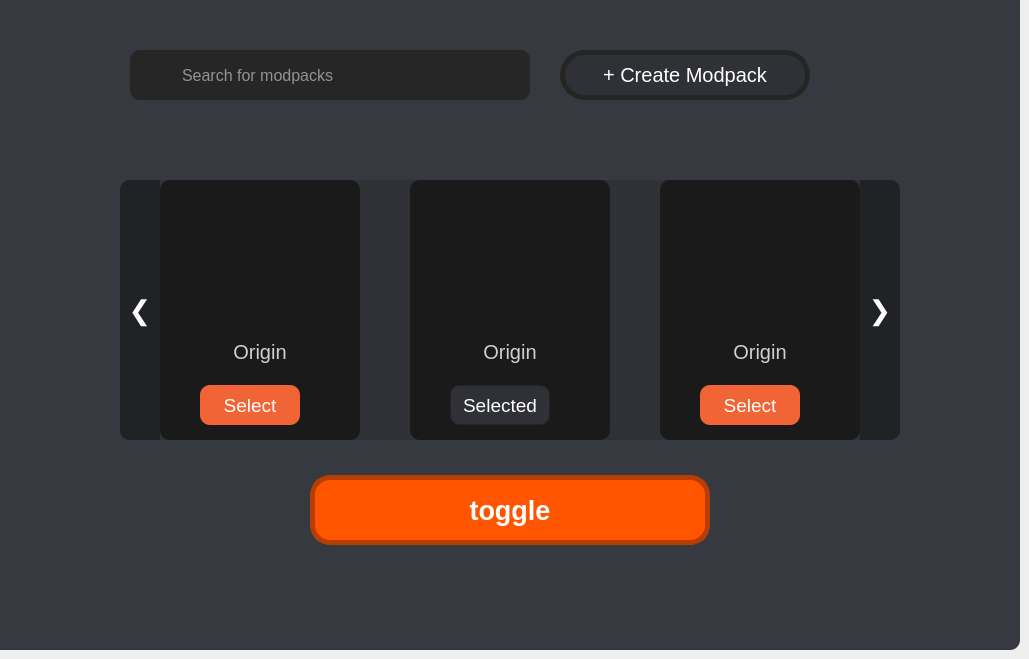
    <widget class="QWidget" name="modpackwid">
     <widget class="QFrame" name="frame_8">
      <property name="geometry">
       <rect>
        <x>0</x>
        <y>0</y>
        <width>1020</width>
        <height>650</height>
       </rect>
      </property>
      <property name="styleSheet">
       <string notr="true">background-color:rgb(54, 57, 63);
border-bottom-right-radius:10px;
outline:none;</string>
      </property>
      <property name="frameShape">
       <enum>QFrame::StyledPanel</enum>
      </property>
      <property name="frameShadow">
       <enum>QFrame::Raised</enum>
      </property>
      <widget class="QFrame" name="frame_9">
       <property name="geometry">
        <rect>
         <x>130</x>
         <y>50</y>
         <width>400</width>
         <height>50</height>
        </rect>
       </property>
       <property name="styleSheet">
        <string notr="true">background-color:rgb(38, 38, 38);
border-radius:10px;
color:white;
font:12pt;</string>
       </property>
       <property name="frameShape">
        <enum>QFrame::StyledPanel</enum>
       </property>
       <property name="frameShadow">
        <enum>QFrame::Raised</enum>
       </property>
       <widget class="QLabel" name="label_8">
        <property name="geometry">
         <rect>
          <x>10</x>
          <y>10</y>
          <width>30</width>
          <height>30</height>
         </rect>
        </property>
        <property name="text">
         <string/>
        </property>
        <property name="pixmap">
         <pixmap resource="../qrf.qrc">:/rf/Pictures/Saved Pictures/14506599291585491858-128.png</pixmap>
        </property>
        <property name="scaledContents">
         <bool>true</bool>
        </property>
       </widget>
       <widget class="QLineEdit" name="searchmp">
        <property name="geometry">
         <rect>
          <x>50</x>
          <y>0</y>
          <width>350</width>
          <height>50</height>
         </rect>
        </property>
        <property name="styleSheet">
         <string notr="true">background-color:rgb(38, 38, 38);
border-radius:10px;
color:white;
font:12pt;
QLineEdit[text=\\]{
	color: gray;
};</string>
        </property>
        <property name="maxLength">
         <number>255</number>
        </property>
        <property name="placeholderText">
         <string>Search for modpacks</string>
        </property>
       </widget>
      </widget>
      <widget class="QPushButton" name="creatempbtn">
       <property name="geometry">
        <rect>
         <x>560</x>
         <y>50</y>
         <width>250</width>
         <height>50</height>
        </rect>
       </property>
       <property name="cursor">
        <cursorShape>PointingHandCursor</cursorShape>
       </property>
       <property name="styleSheet">
        <string notr="true">QPushButton {
background-color: rgb(47, 49, 54);
border:5px solid rgb(37, 37, 37);
border-radius:25px;
color:white;
font:15pt;
}
QPushButton:hover {
background-color:rgb(37, 37, 37);

}</string>
       </property>
       <property name="text">
        <string>+ Create Modpack</string>
       </property>
      </widget>
      <widget class="QFrame" name="frame_10">
       <property name="geometry">
        <rect>
         <x>120</x>
         <y>180</y>
         <width>780</width>
         <height>260</height>
        </rect>
       </property>
       <property name="styleSheet">
        <string notr="true">background-color:rgb(47, 49, 54);
border-radius:10px;
color:white;
</string>
       </property>
       <property name="frameShape">
        <enum>QFrame::StyledPanel</enum>
       </property>
       <property name="frameShadow">
        <enum>QFrame::Raised</enum>
       </property>
       <widget class="QFrame" name="mpack_1">
        <property name="geometry">
         <rect>
          <x>40</x>
          <y>0</y>
          <width>200</width>
          <height>260</height>
         </rect>
        </property>
        <property name="styleSheet">
         <string notr="true">background-color:rgb(26, 26, 26);
border-radius:10px;</string>
        </property>
        <property name="frameShape">
         <enum>QFrame::StyledPanel</enum>
        </property>
        <property name="frameShadow">
         <enum>QFrame::Raised</enum>
        </property>
        <widget class="QLabel" name="packicon_1">
         <property name="geometry">
          <rect>
           <x>0</x>
           <y>0</y>
           <width>200</width>
           <height>150</height>
          </rect>
         </property>
         <property name="styleSheet">
          <string notr="true">background-color:none;

</string>
         </property>
         <property name="text">
          <string/>
         </property>
         <property name="pixmap">
          <pixmap resource="../qrf.qrc">:/rf/Pictures/Saved Pictures/defaultmpicon.png</pixmap>
         </property>
         <property name="scaledContents">
          <bool>true</bool>
         </property>
        </widget>
        <widget class="QPushButton" name="selectpack_1">
         <property name="geometry">
          <rect>
           <x>40</x>
           <y>205</y>
           <width>100</width>
           <height>40</height>
          </rect>
         </property>
         <property name="cursor">
          <cursorShape>PointingHandCursor</cursorShape>
         </property>
         <property name="layoutDirection">
          <enum>Qt::LeftToRight</enum>
         </property>
         <property name="styleSheet">
          <string notr="true">background-color:rgb(241, 100, 54);
color:white;
font:14pt;</string>
         </property>
         <property name="text">
          <string>Select</string>
         </property>
        </widget>
        <widget class="QPushButton" name="packconfig_1">
         <property name="geometry">
          <rect>
           <x>155</x>
           <y>210</y>
           <width>30</width>
           <height>30</height>
          </rect>
         </property>
         <property name="cursor">
          <cursorShape>PointingHandCursor</cursorShape>
         </property>
         <property name="text">
          <string/>
         </property>
         <property name="icon">
          <iconset resource="../qrf.qrc">
           <normaloff>:/rf/Pictures/Saved Pictures/repairing-service.png</normaloff>:/rf/Pictures/Saved Pictures/repairing-service.png</iconset>
         </property>
         <property name="iconSize">
          <size>
           <width>25</width>
           <height>25</height>
          </size>
         </property>
        </widget>
        <widget class="QLabel" name="packname_1">
         <property name="geometry">
          <rect>
           <x>5</x>
           <y>160</y>
           <width>190</width>
           <height>40</height>
          </rect>
         </property>
         <property name="styleSheet">
          <string notr="true">color:rgb(208, 208, 208);
font:15pt</string>
         </property>
         <property name="text">
          <string>Origin</string>
         </property>
         <property name="scaledContents">
          <bool>false</bool>
         </property>
         <property name="alignment">
          <set>Qt::AlignHCenter|Qt::AlignTop</set>
         </property>
         <property name="wordWrap">
          <bool>true</bool>
         </property>
        </widget>
        <zorder>packicon_1</zorder>
        <zorder>selectpack_1</zorder>
        <zorder>packname_1</zorder>
        <zorder>packconfig_1</zorder>
       </widget>
       <widget class="QFrame" name="mpack_2">
        <property name="geometry">
         <rect>
          <x>290</x>
          <y>0</y>
          <width>200</width>
          <height>260</height>
         </rect>
        </property>
        <property name="styleSheet">
         <string notr="true">background-color:rgb(26, 26, 26);
border-radius:10px;</string>
        </property>
        <property name="frameShape">
         <enum>QFrame::StyledPanel</enum>
        </property>
        <property name="frameShadow">
         <enum>QFrame::Raised</enum>
        </property>
        <widget class="QLabel" name="packicon_2">
         <property name="geometry">
          <rect>
           <x>0</x>
           <y>0</y>
           <width>200</width>
           <height>150</height>
          </rect>
         </property>
         <property name="styleSheet">
          <string notr="true">background-color:none;

</string>
         </property>
         <property name="text">
          <string/>
         </property>
         <property name="pixmap">
          <pixmap resource="../qrf.qrc">:/rf/Pictures/Saved Pictures/defaultmpicon.png</pixmap>
         </property>
         <property name="scaledContents">
          <bool>true</bool>
         </property>
        </widget>
        <widget class="QPushButton" name="selectpack_2">
         <property name="geometry">
          <rect>
           <x>40</x>
           <y>205</y>
           <width>100</width>
           <height>40</height>
          </rect>
         </property>
         <property name="cursor">
          <cursorShape>PointingHandCursor</cursorShape>
         </property>
         <property name="layoutDirection">
          <enum>Qt::LeftToRight</enum>
         </property>
         <property name="styleSheet">
          <string notr="true">background-color: rgb(47, 49, 54);
border:1px solid rgb(37, 37, 37);
color:white;
font:14pt;</string>
         </property>
         <property name="text">
          <string>Selected</string>
         </property>
        </widget>
        <widget class="QLabel" name="packname_2">
         <property name="geometry">
          <rect>
           <x>5</x>
           <y>160</y>
           <width>190</width>
           <height>40</height>
          </rect>
         </property>
         <property name="styleSheet">
          <string notr="true">color:rgb(208, 208, 208);
font:15pt</string>
         </property>
         <property name="text">
          <string>Origin</string>
         </property>
         <property name="scaledContents">
          <bool>false</bool>
         </property>
         <property name="alignment">
          <set>Qt::AlignHCenter|Qt::AlignTop</set>
         </property>
         <property name="wordWrap">
          <bool>true</bool>
         </property>
        </widget>
        <widget class="QPushButton" name="packconfig_2">
         <property name="geometry">
          <rect>
           <x>155</x>
           <y>210</y>
           <width>30</width>
           <height>30</height>
          </rect>
         </property>
         <property name="cursor">
          <cursorShape>PointingHandCursor</cursorShape>
         </property>
         <property name="text">
          <string/>
         </property>
         <property name="icon">
          <iconset resource="../qrf.qrc">
           <normaloff>:/rf/Pictures/Saved Pictures/repairing-service.png</normaloff>:/rf/Pictures/Saved Pictures/repairing-service.png</iconset>
         </property>
         <property name="iconSize">
          <size>
           <width>25</width>
           <height>25</height>
          </size>
         </property>
        </widget>
       </widget>
       <widget class="QFrame" name="mpack_3">
        <property name="geometry">
         <rect>
          <x>540</x>
          <y>0</y>
          <width>200</width>
          <height>260</height>
         </rect>
        </property>
        <property name="styleSheet">
         <string notr="true">background-color:rgb(26, 26, 26);
border-radius:10px;</string>
        </property>
        <property name="frameShape">
         <enum>QFrame::StyledPanel</enum>
        </property>
        <property name="frameShadow">
         <enum>QFrame::Raised</enum>
        </property>
        <widget class="QLabel" name="packicon_3">
         <property name="geometry">
          <rect>
           <x>0</x>
           <y>0</y>
           <width>200</width>
           <height>150</height>
          </rect>
         </property>
         <property name="styleSheet">
          <string notr="true">background-color:none;

</string>
         </property>
         <property name="text">
          <string/>
         </property>
         <property name="pixmap">
          <pixmap resource="../qrf.qrc">:/rf/Pictures/Saved Pictures/defaultmpicon.png</pixmap>
         </property>
         <property name="scaledContents">
          <bool>true</bool>
         </property>
        </widget>
        <widget class="QPushButton" name="selectpack_3">
         <property name="geometry">
          <rect>
           <x>40</x>
           <y>205</y>
           <width>100</width>
           <height>40</height>
          </rect>
         </property>
         <property name="cursor">
          <cursorShape>PointingHandCursor</cursorShape>
         </property>
         <property name="layoutDirection">
          <enum>Qt::LeftToRight</enum>
         </property>
         <property name="styleSheet">
          <string notr="true">background-color:rgb(241, 100, 54);
color:white;
font:14pt;</string>
         </property>
         <property name="text">
          <string>Select</string>
         </property>
        </widget>
        <widget class="QLabel" name="packname_3">
         <property name="geometry">
          <rect>
           <x>5</x>
           <y>160</y>
           <width>190</width>
           <height>40</height>
          </rect>
         </property>
         <property name="styleSheet">
          <string notr="true">color:rgb(208, 208, 208);
font:15pt</string>
         </property>
         <property name="text">
          <string>Origin</string>
         </property>
         <property name="scaledContents">
          <bool>false</bool>
         </property>
         <property name="alignment">
          <set>Qt::AlignHCenter|Qt::AlignTop</set>
         </property>
         <property name="wordWrap">
          <bool>true</bool>
         </property>
        </widget>
        <widget class="QPushButton" name="packconfig_3">
         <property name="geometry">
          <rect>
           <x>155</x>
           <y>210</y>
           <width>30</width>
           <height>30</height>
          </rect>
         </property>
         <property name="cursor">
          <cursorShape>PointingHandCursor</cursorShape>
         </property>
         <property name="text">
          <string/>
         </property>
         <property name="icon">
          <iconset resource="../qrf.qrc">
           <normaloff>:/rf/Pictures/Saved Pictures/repairing-service.png</normaloff>:/rf/Pictures/Saved Pictures/repairing-service.png</iconset>
         </property>
         <property name="iconSize">
          <size>
           <width>25</width>
           <height>25</height>
          </size>
         </property>
        </widget>
       </widget>
       <widget class="QPushButton" name="nextmp">
        <property name="geometry">
         <rect>
          <x>740</x>
          <y>0</y>
          <width>40</width>
          <height>260</height>
         </rect>
        </property>
        <property name="cursor">
         <cursorShape>PointingHandCursor</cursorShape>
        </property>
        <property name="styleSheet">
         <string notr="true">QPushButton {
background-color:rgb(32, 34, 37);
color:white;
font:20pt;
border-top-left-radius:0px;
border-top-right-radius:10px;
border-bottom-left-radius:0px;
border-bottom-right-radius:10px;
}
QPushButton:hover {
background-color:rgb(38, 38, 38);
font:22pt;
}</string>
        </property>
        <property name="text">
         <string>❯</string>
        </property>
       </widget>
       <widget class="QPushButton" name="backmp">
        <property name="geometry">
         <rect>
          <x>0</x>
          <y>0</y>
          <width>40</width>
          <height>260</height>
         </rect>
        </property>
        <property name="cursor">
         <cursorShape>PointingHandCursor</cursorShape>
        </property>
        <property name="styleSheet">
         <string notr="true">QPushButton {
background-color:rgb(32, 34, 37);
color:white;
font:20pt;
border-top-left-radius:10px;
border-top-right-radius:0px;
border-bottom-left-radius:10px;
border-bottom-right-radius:0px;
}
QPushButton:hover {
background-color:rgb(38, 38, 38);
font:22pt;
}</string>
        </property>
        <property name="text">
         <string>❮</string>
        </property>
       </widget>
       <widget class="QLabel" name="waitmp">
        <property name="geometry">
         <rect>
          <x>40</x>
          <y>0</y>
          <width>700</width>
          <height>260</height>
         </rect>
        </property>
        <property name="styleSheet">
         <string notr="true">font:25pt;</string>
        </property>
        <property name="text">
         <string/>
        </property>
        <property name="alignment">
         <set>Qt::AlignCenter</set>
        </property>
       </widget>
       <zorder>nextmp</zorder>
       <zorder>backmp</zorder>
       <zorder>waitmp</zorder>
       <zorder>mpack_3</zorder>
       <zorder>mpack_2</zorder>
       <zorder>mpack_1</zorder>
      </widget>
      <widget class="QPushButton" name="togglemp">
       <property name="geometry">
        <rect>
         <x>310</x>
         <y>475</y>
         <width>400</width>
         <height>70</height>
        </rect>
       </property>
       <property name="cursor">
        <cursorShape>PointingHandCursor</cursorShape>
       </property>
       <property name="styleSheet">
        <string notr="true">QPushButton {
outline: none;
border:5px solid rgb(184, 61, 0);
border-radius:20px;
background-color:rgb(255, 85, 0);
font:20pt;
color:white;
font-weight: bold;
}
QPushButton:hover {
outline: none;
border:none;
border-radius: 20px;
background-color:rgb(184, 61, 0);
color:qconicalgradient(cx:0, cy:0, angle:135, stop:0 rgba(255, 255, 0, 69), stop:0.375 rgba(255, 255, 0, 69), stop:0.423533 rgba(251, 255, 0, 145), stop:0.45 rgba(247, 255, 0, 208), stop:0.477581 rgba(255, 244, 71, 130), stop:0.518717 rgba(255, 218, 71, 130), stop:0.55 rgba(255, 255, 0, 255), stop:0.57754 rgba(255, 203, 0, 130), stop:0.625 rgba(255, 255, 0, 69), stop:1 rgba(255, 255, 0, 69));
 }</string>
       </property>
       <property name="text">
        <string>toggle</string>
       </property>
      </widget>
      <widget class="QPushButton" name="MPFolder_1">
       <property name="geometry">
        <rect>
         <x>830</x>
         <y>50</y>
         <width>50</width>
         <height>50</height>
        </rect>
       </property>
       <property name="cursor">
        <cursorShape>PointingHandCursor</cursorShape>
       </property>
       <property name="styleSheet">
        <string notr="true">border:none;
background-color:none;
outline:none</string>
       </property>
       <property name="text">
        <string/>
       </property>
       <property name="icon">
        <iconset resource="../qrf.qrc">
         <normaloff>:/rf/Pictures/Saved Pictures/folderico.png</normaloff>:/rf/Pictures/Saved Pictures/folderico.png</iconset>
       </property>
       <property name="iconSize">
        <size>
         <width>50</width>
         <height>50</height>
        </size>
       </property>
      </widget>
      <zorder>frame_9</zorder>
      <zorder>creatempbtn</zorder>
      <zorder>togglemp</zorder>
      <zorder>frame_10</zorder>
      <zorder>MPFolder_1</zorder>
     </widget>
    </widget>
